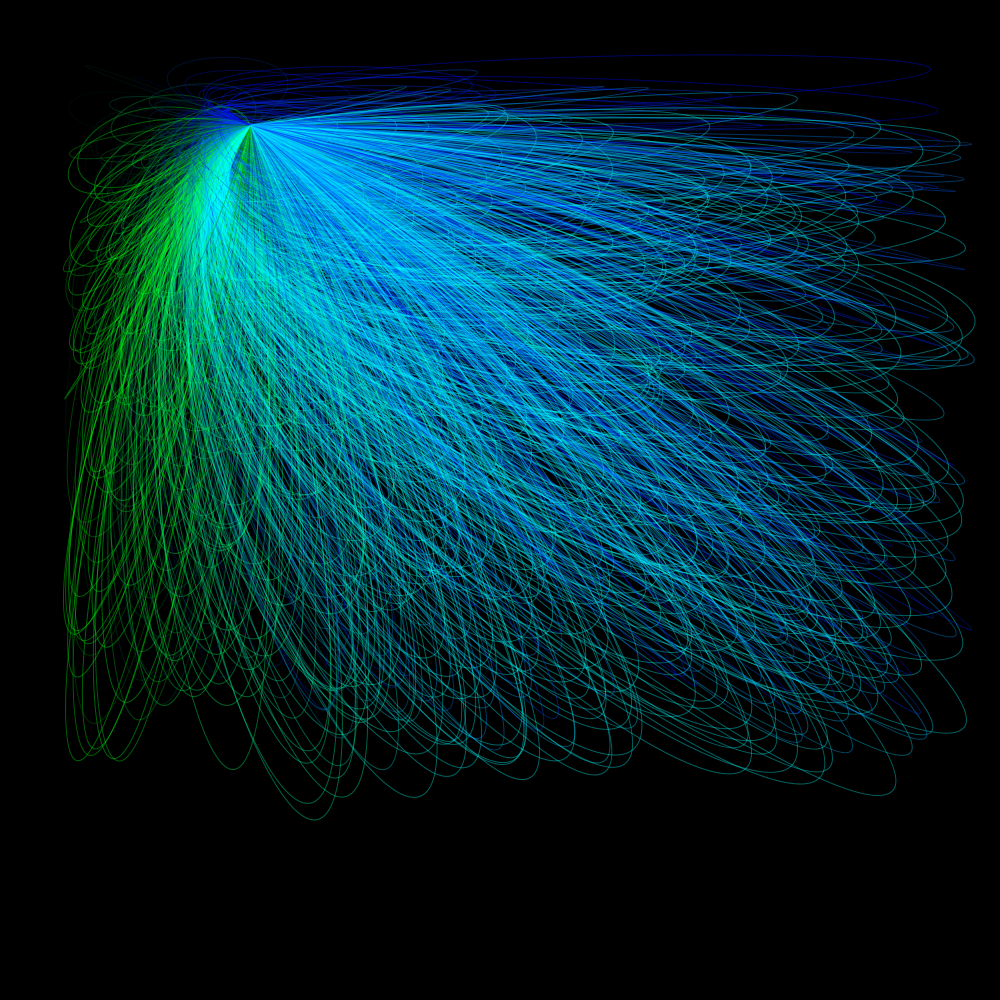
Frame 1 (no input)
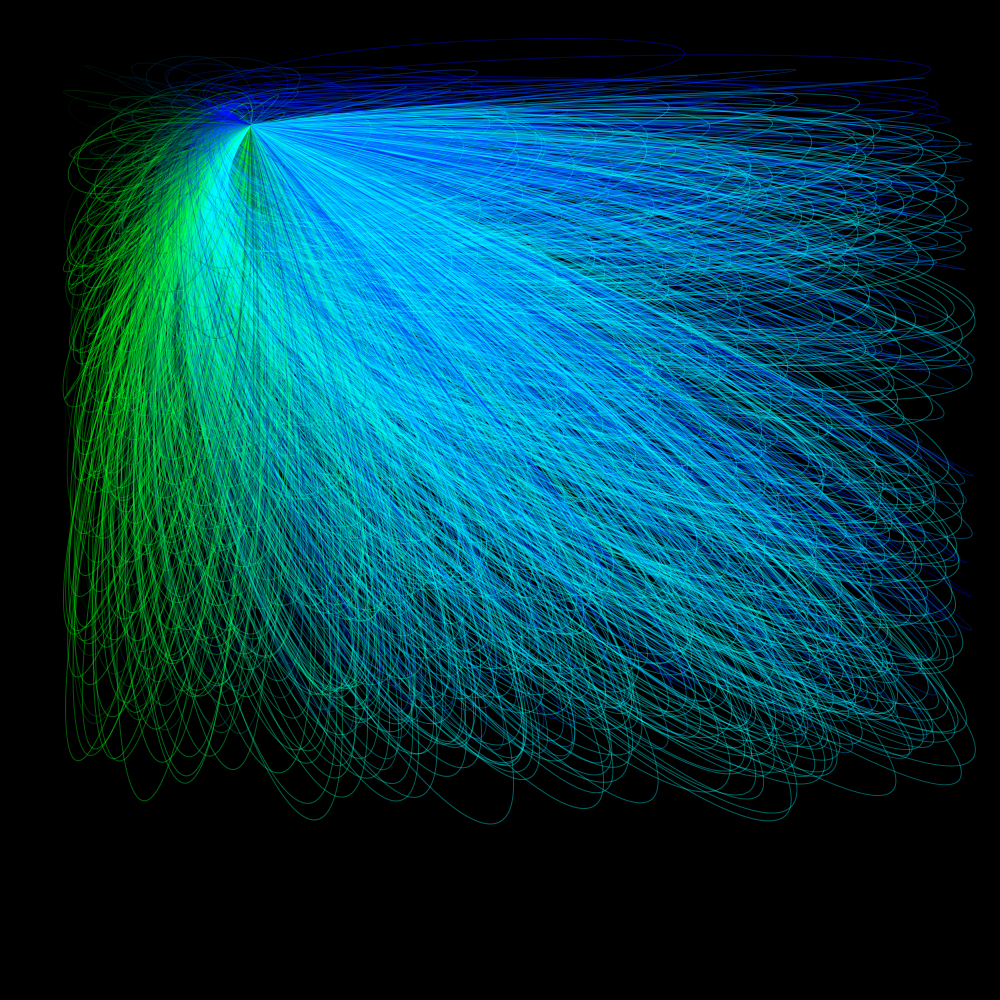
Frame 2 (the mouse pressed at the canvas centre, redrawn once)

The Processing sketch that drew these frames (run headless with seeded random() and noise(); the mouse was pressed at the canvas centre and the sketch redrawn once):

// Processing sketch: BezierCurve_wark
// ── BezierCurve_wark.pde
//色々調べててかっこいい物を見つけたので作ってみる。
//ベジェ曲線
//ベジェ曲線とは、Ｎ個の制御点から得られる
//Ｎ - 1次曲線の事

int height  = 250;
int width = 500;

void setup()
{
    size(1000,1000);
    background(0);
}

void draw()
{
  noLoop();
  noFill();
  
  for(int curveX = 0; curveX < 1000; curveX++)
  {
    float[] array = new float[4] ;
    
    for(int  curveY = 0;  curveY < 4; curveY++ )
    {
      array[curveY]  = random(curveY) * 2;  
    }
    
    stroke(color (array[0] * 0 , array[1] * 200 , array[2] * 150 , 100));
    bezier(width / 2, height / 2 ,array[0] * width ,array[1] * height , array[2] * width , array[3] * height , width / 2 , height / 2);
  }
  
}
